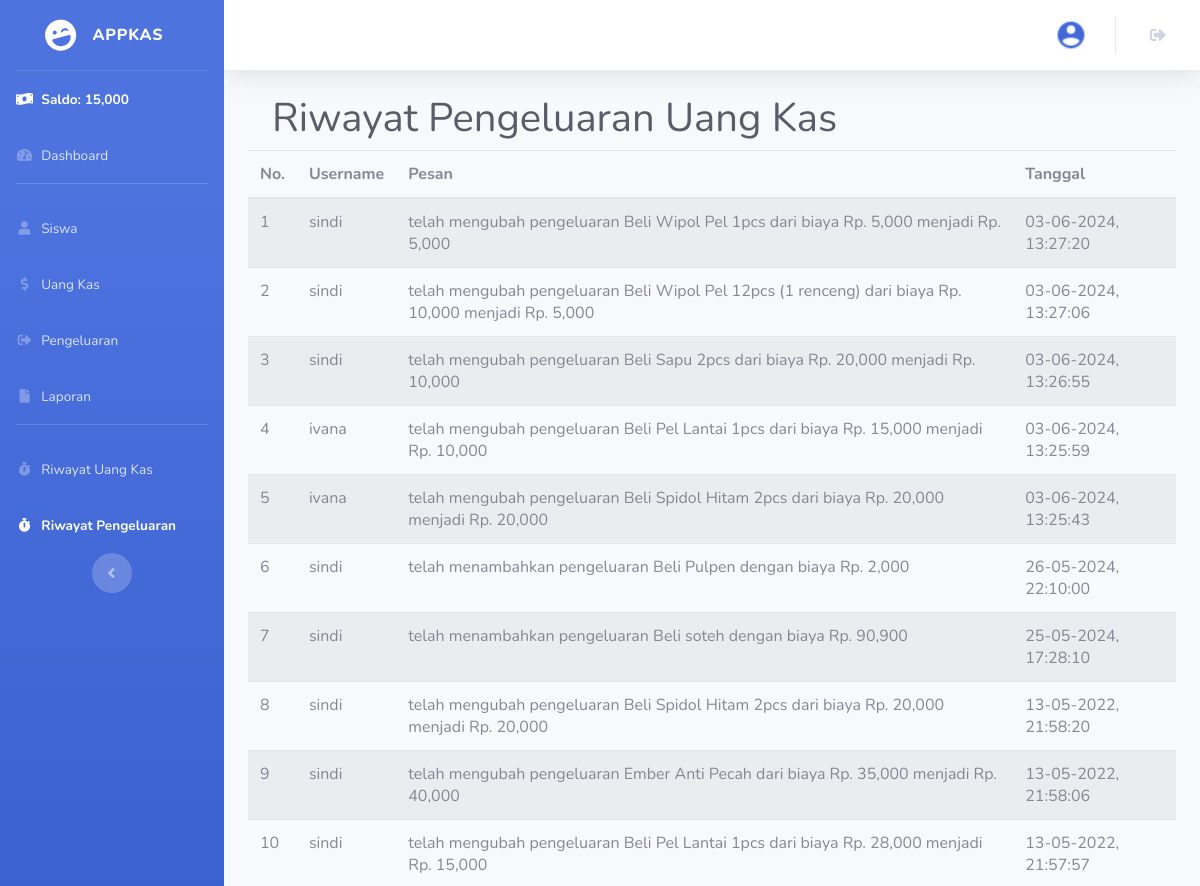
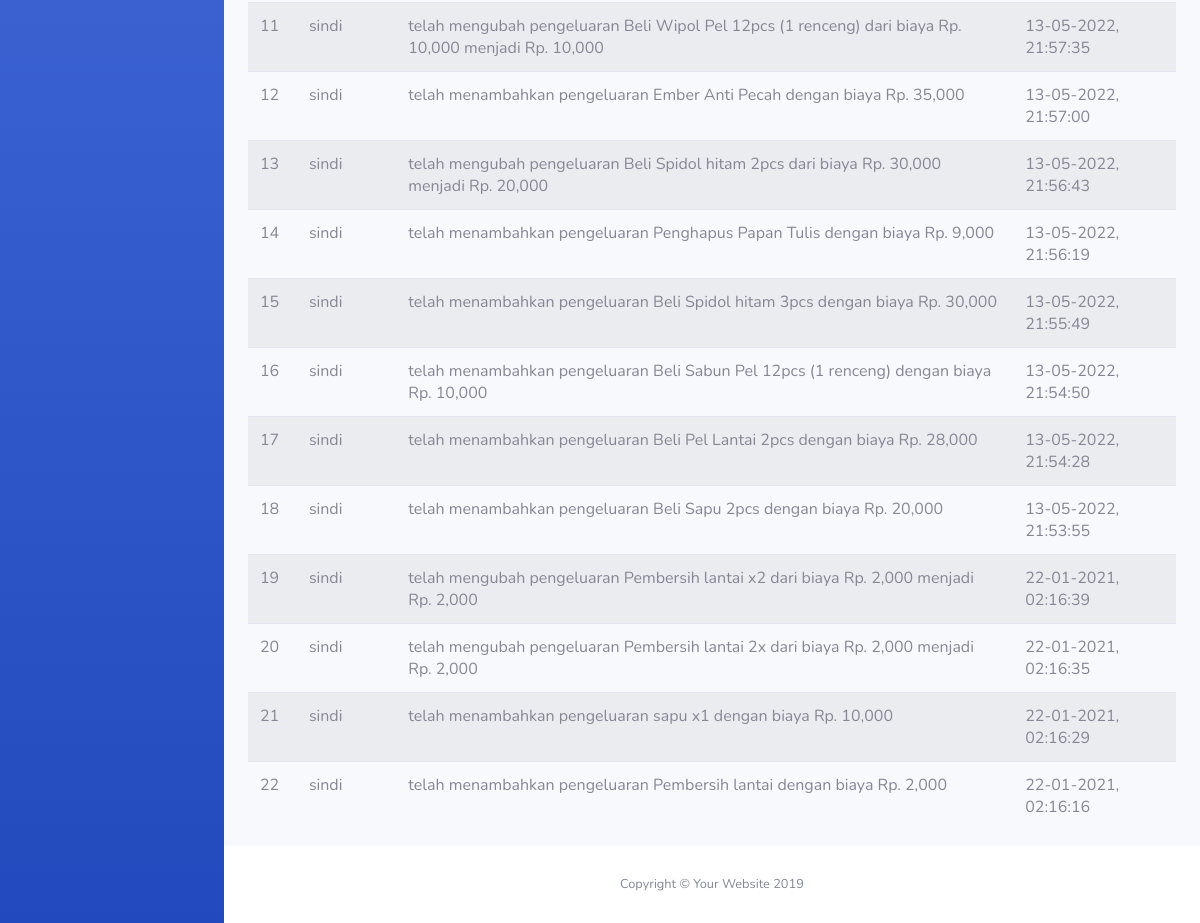
The page /riwayatpengeluaran.php (signed in) on the database its author committed (2 pictures, top to bottom).
### tables this page shows
CREATE TABLE `riwayat_pengeluaran` (
  `id_riwayat_pengeluaran` int(11) NOT NULL,
  `id_user` int(11) NOT NULL,
  `aksi` text NOT NULL,
  `tanggal` int(11) NOT NULL
);

CREATE TABLE `user` (
  `id_user` int(11) NOT NULL,
  `nama_lengkap` varchar(100) NOT NULL,
  `username` varchar(100) NOT NULL,
  `password` varchar(255) NOT NULL,
  `id_jabatan` int(11) NOT NULL
);

### riwayatpengeluaran.php (the view, shortened to what this page needs)
<?php
  require 'connection.php';
  $riwayat_pengeluaran = mysqli_query($conn, "SELECT * FROM riwayat_pengeluaran INNER JOIN user ON riwayat_pengeluaran.id_user = user.id_user ORDER BY tanggal DESC");
$jml_pengeluaran = mysqli_fetch_assoc(mysqli_query($conn, "SELECT sum(jumlah_pengeluaran) as jml_pengeluaran FROM pengeluaran"));
$jml_pengeluaran = $jml_pengeluaran['jml_pengeluaran'];
$jml_uang_kas = mysqli_fetch_assoc(mysqli_query($conn, "SELECT sum(minggu_ke_1 + minggu_ke_2 + minggu_ke_3 + minggu_ke_4) as jml_uang_kas FROM uang_kas"));
$jml_uang_kas = $jml_uang_kas['jml_uang_kas'];
?>
<!DOCTYPE html>
<html lang="en">
<head>
  <link href="vendor/fontawesome-free/css/all.min.css" rel="stylesheet" type="text/css">
  <link href="css/sb-admin-2.min.css" rel="stylesheet">
  <link href="vendor/datatables/dataTables.bootstrap4.min.css" rel="stylesheet">
</head>
<body class="hold-transition sidebar-mini layout-fixed">
 <div id="wrapper">
    <ul class="navbar-nav bg-gradient-primary sidebar sidebar-dark accordion" id="accordionSidebar">
        <a class="sidebar-brand d-flex align-items-center justify-content-center" href="index.html">
          <div class="sidebar-brand-icon rotate-n-15">
            <i class="fas fa-laugh-wink"></i>
          </div>
          <div class="sidebar-brand-text mx-3">APPKAS</div>
        </a>
        <hr class="sidebar-divider my-0">
        <li class="nav-item active">
          <a class="nav-link">
            <i class = "fas fa-money-bill-wave"></i>
            <span>Saldo: <?= number_format($jml_uang_kas - $jml_pengeluaran); ?></span></a>
        </li>
      <li class="nav-item">
        <a class="nav-link" href="index.php">
          <i class="fas fa-fw fa-tachometer-alt"></i>
          <span>Dashboard</span></a>
      </li>
      <hr class="sidebar-divider">
      <li class="nav-item">
        <a class="nav-link" href="siswa.php">
          <i class="fas fa-fw fa-user"></i>
          <span>Siswa</span>
        </a>
      </li>
      <li class="nav-item">
        <a class="nav-link" href="bulanuangkas.php">
          <i class="fas fa-fw fa-dollar-sign"></i>
          <span>Uang Kas</span>
        </a>
      </li>
      <li class="nav-item">
        <a class="nav-link" href="pengeluaran.php">
          <i class="fas fa-fw fa-sign-out-alt"></i>
          <span>Pengeluaran</span>
        </a>
      </li>
      <li class="nav-item">
        <a class="nav-link" href="laporan.php">
          <i class="fas fa-fw fa-file"></i>
          <span>Laporan</span>
        </a>
      </li>
      <hr class="sidebar-divider">
      <li class="nav-item">
        <a class="nav-link" href="riwayatkas.php">
          <i class="fas fa-fw fa-stopwatch"></i>
          <span>Riwayat Uang Kas</span>
        </a>
      </li>
      <li class="nav-item active">
        <a class="nav-link" href="riwayatpengeluaran.php">
          <i class="fas fa-fw fa-stopwatch"></i>
          <span>Riwayat Pengeluaran</span>
        </a>
      </li>
      <div class="text-center d-none d-md-inline">
        <button class="rounded-circle border-0" id="sidebarToggle"></button>
      </div>
    </ul>
    <div id="content-wrapper" class="d-flex flex-column">
      <div id="content">
      <nav class="navbar navbar-expand navbar-light bg-white topbar mb-4 static-top shadow">
         <ul class="navbar-nav ml-auto">
            <li class="nav-item no-arrow">
                <a class="nav-link" href="profile.php" role="button" aria-haspopup="true" aria-expanded="false">
                <img class="img-profile rounded-circle" src="assets/img/img_properties/profile.png">
                </a>
            </li>
        <li class="nav-item no-arrow mx-1">
            <a class="nav-link" href="logout.php" role="button" aria-haspopup="true" aria-expanded="false">
            <i class="fas fa-sign-out-alt fa-fw"></i>
            </a>
        </li>
        </ul>
      </nav>
      <div class="container-fluid">
    <div class="content-header">
      <div class="container-fluid">
        <div class="row mb-2">
          <div class="col-sm">
            <h1 class="m-0 text-dark">Riwayat Pengeluaran Uang Kas</h1>
          </div>
        </div>
      </div>
    </div>
        </div>
<section class="content">
      <div class="container-fluid">
        <div class="table-responsive">
          <table class="table table-striped table-hover" id="table_id">
            <thead>
              <tr>
                <th>No.</th>
                <th>Username</th>
                <th>Pesan</th>
                <th>Tanggal</th>
              </tr>
            </thead>
            <tbody>
              <?php $i = 1; ?>
              <?php foreach ($riwayat_pengeluaran as $dr): ?>
                <tr>
                  <td><?= $i++; ?></td>
                  <td><?= $dr['username']; ?></td>
                  <td><?= $dr['aksi']; ?></td>
                  <td><?= date('d-m-Y, H:i:s', $dr['tanggal']); ?></td>
                </tr>
              <?php endforeach ?>
            </tbody>
          </table>
        </div>
      </div>
    </section>
  </div>
      <footer class="sticky-footer bg-white">
        <div class="container my-auto">
          <div class="copyright text-center my-auto">
            <span>Copyright &copy; Your Website 2019</span>
          </div>
        </div>
      </footer>
    </div>
  </div>
</body>
</html>

### rows shown on the page
riwayat_pengeluaran: id_user.username "sindi", aksi "telah mengubah pengeluaran Beli Wipol Pel 1pcs dari biaya Rp. 5,000 menjadi Rp. 5,000", tanggal "03-06-2024, 13:27:20"
riwayat_pengeluaran: id_user.username "sindi", aksi "telah mengubah pengeluaran Beli Wipol Pel 12pcs (1 renceng) dari biaya Rp. 10,000 menjadi Rp. 5,000", tanggal "03-06-2024, 13:27:06"
riwayat_pengeluaran: id_user.username "sindi", aksi "telah mengubah pengeluaran Beli Sapu 2pcs dari biaya Rp. 20,000 menjadi Rp. 10,000", tanggal "03-06-2024, 13:26:55"
riwayat_pengeluaran: id_user.username "ivana", aksi "telah mengubah pengeluaran Beli Pel Lantai 1pcs dari biaya Rp. 15,000 menjadi Rp. 10,000", tanggal "03-06-2024, 13:25:59"
riwayat_pengeluaran: id_user.username "ivana", aksi "telah mengubah pengeluaran Beli Spidol Hitam 2pcs dari biaya Rp. 20,000 menjadi Rp. 20,000", tanggal "03-06-2024, 13:25:43"
riwayat_pengeluaran: id_user.username "sindi", aksi "telah menambahkan pengeluaran Beli Pulpen dengan biaya Rp. 2,000", tanggal "26-05-2024, 22:10:00"
riwayat_pengeluaran: id_user.username "sindi", aksi "telah menambahkan pengeluaran Beli soteh dengan biaya Rp. 90,900", tanggal "25-05-2024, 17:28:10"
riwayat_pengeluaran: id_user.username "sindi", aksi "telah mengubah pengeluaran Beli Spidol Hitam 2pcs dari biaya Rp. 20,000 menjadi Rp. 20,000", tanggal "13-05-2022, 21:58:20"
riwayat_pengeluaran: id_user.username "sindi", aksi "telah mengubah pengeluaran Ember Anti Pecah dari biaya Rp. 35,000 menjadi Rp. 40,000", tanggal "13-05-2022, 21:58:06"
riwayat_pengeluaran: id_user.username "sindi", aksi "telah mengubah pengeluaran Beli Pel Lantai 1pcs dari biaya Rp. 28,000 menjadi Rp. 15,000", tanggal "13-05-2022, 21:57:57"
riwayat_pengeluaran: id_user.username "sindi", aksi "telah mengubah pengeluaran Beli Wipol Pel 12pcs (1 renceng) dari biaya Rp. 10,000 menjadi Rp. 10,000", tanggal "13-05-2022, 21:57:35"
riwayat_pengeluaran: id_user.username "sindi", aksi "telah menambahkan pengeluaran Ember Anti Pecah dengan biaya Rp. 35,000", tanggal "13-05-2022, 21:57:00"
riwayat_pengeluaran: id_user.username "sindi", aksi "telah mengubah pengeluaran Beli Spidol hitam 2pcs dari biaya Rp. 30,000 menjadi Rp. 20,000", tanggal "13-05-2022, 21:56:43"
riwayat_pengeluaran: id_user.username "sindi", aksi "telah menambahkan pengeluaran Penghapus Papan Tulis dengan biaya Rp. 9,000", tanggal "13-05-2022, 21:56:19"
riwayat_pengeluaran: id_user.username "sindi", aksi "telah menambahkan pengeluaran Beli Spidol hitam 3pcs dengan biaya Rp. 30,000", tanggal "13-05-2022, 21:55:49"
riwayat_pengeluaran: id_user.username "sindi", aksi "telah menambahkan pengeluaran Beli Sabun Pel 12pcs (1 renceng) dengan biaya Rp. 10,000", tanggal "13-05-2022, 21:54:50"
riwayat_pengeluaran: id_user.username "sindi", aksi "telah menambahkan pengeluaran Beli Pel Lantai 2pcs dengan biaya Rp. 28,000", tanggal "13-05-2022, 21:54:28"
riwayat_pengeluaran: id_user.username "sindi", aksi "telah menambahkan pengeluaran Beli Sapu 2pcs dengan biaya Rp. 20,000", tanggal "13-05-2022, 21:53:55"
riwayat_pengeluaran: id_user.username "sindi", aksi "telah mengubah pengeluaran Pembersih lantai x2 dari biaya Rp. 2,000 menjadi Rp. 2,000", tanggal "22-01-2021, 02:16:39"
riwayat_pengeluaran: id_user.username "sindi", aksi "telah mengubah pengeluaran Pembersih lantai 2x dari biaya Rp. 2,000 menjadi Rp. 2,000", tanggal "22-01-2021, 02:16:35"
riwayat_pengeluaran: id_user.username "sindi", aksi "telah menambahkan pengeluaran sapu x1 dengan biaya Rp. 10,000", tanggal "22-01-2021, 02:16:29"
riwayat_pengeluaran: id_user.username "sindi", aksi "telah menambahkan pengeluaran Pembersih lantai dengan biaya Rp. 2,000", tanggal "22-01-2021, 02:16:16"

### other values the page prints
$jml_uang_kas - $jml_pengeluaran "15,000"
